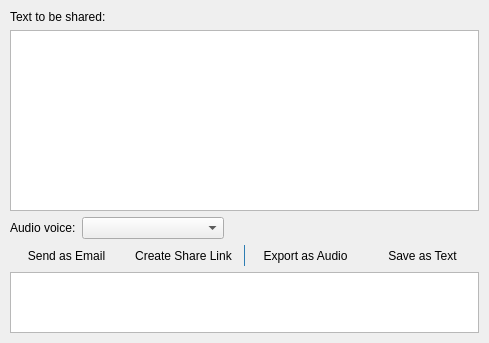
<?xml version="1.0" encoding="UTF-8"?>
<ui version="4.0">
 <class>Share</class>
 <widget class="QWidget" name="Share">
  <property name="geometry">
   <rect>
    <x>0</x>
    <y>0</y>
    <width>489</width>
    <height>343</height>
   </rect>
  </property>
  <property name="minimumSize">
   <size>
    <width>420</width>
    <height>300</height>
   </size>
  </property>
  <property name="windowTitle">
   <string>Form</string>
  </property>
  <layout class="QVBoxLayout" name="verticalLayout">
   <property name="spacing">
    <number>6</number>
   </property>
   <property name="leftMargin">
    <number>10</number>
   </property>
   <property name="topMargin">
    <number>10</number>
   </property>
   <property name="rightMargin">
    <number>10</number>
   </property>
   <property name="bottomMargin">
    <number>10</number>
   </property>
   <item>
    <widget class="QLabel" name="label">
     <property name="text">
      <string>Text to be shared:</string>
     </property>
    </widget>
   </item>
   <item>
    <widget class="QPlainTextEdit" name="translation"/>
   </item>
   <item>
    <layout class="QHBoxLayout" name="voiceLayout">
     <property name="spacing">
      <number>6</number>
     </property>
     <item>
      <widget class="QLabel" name="voiceLabel">
       <property name="text">
        <string>Audio voice:</string>
       </property>
      </widget>
     </item>
     <item>
      <widget class="QComboBox" name="voiceGender">
       <property name="sizePolicy">
        <sizepolicy hsizetype="Preferred" vsizetype="Fixed">
         <horstretch>0</horstretch>
         <verstretch>0</verstretch>
        </sizepolicy>
       </property>
       <property name="minimumContentsLength">
        <number>14</number>
       </property>
      </widget>
     </item>
     <item>
      <spacer name="horizontalSpacerVoice">
       <property name="orientation">
        <enum>Qt::Orientation::Horizontal</enum>
       </property>
       <property name="sizeHint" stdset="0">
        <size>
         <width>40</width>
         <height>20</height>
        </size>
       </property>
      </spacer>
     </item>
    </layout>
   </item>
   <item>
    <layout class="QHBoxLayout" name="horizontalLayout">
     <property name="spacing">
      <number>4</number>
     </property>
     <item>
      <widget class="QToolButton" name="email">
       <property name="sizePolicy">
        <sizepolicy hsizetype="Expanding" vsizetype="Fixed">
         <horstretch>0</horstretch>
         <verstretch>0</verstretch>
        </sizepolicy>
       </property>
       <property name="toolTip">
        <string>Open your mail client with the translation pre-filled</string>
       </property>
       <property name="text">
        <string>Send as Email</string>
       </property>
       <property name="icon">
        <iconset resource="icons.qrc">
         <normaloff>:/icons/mail-add-line.png</normaloff>:/icons/mail-add-line.png</iconset>
       </property>
       <property name="iconSize">
        <size>
         <width>28</width>
         <height>28</height>
        </size>
       </property>
       <property name="toolButtonStyle">
        <enum>Qt::ToolButtonStyle::ToolButtonTextUnderIcon</enum>
       </property>
       <property name="autoRaise">
        <bool>true</bool>
       </property>
      </widget>
     </item>
     <item>
      <widget class="QToolButton" name="pastebin">
       <property name="sizePolicy">
        <sizepolicy hsizetype="Expanding" vsizetype="Fixed">
         <horstretch>0</horstretch>
         <verstretch>0</verstretch>
        </sizepolicy>
       </property>
       <property name="toolTip">
        <string>Upload to Paste.rs and copy a public share link to the clipboard</string>
       </property>
       <property name="text">
        <string>Create Share Link</string>
       </property>
       <property name="icon">
        <iconset resource="icons.qrc">
         <normaloff>:/icons/clipboard-line.png</normaloff>:/icons/clipboard-line.png</iconset>
       </property>
       <property name="iconSize">
        <size>
         <width>28</width>
         <height>28</height>
        </size>
       </property>
       <property name="toolButtonStyle">
        <enum>Qt::ToolButtonStyle::ToolButtonTextUnderIcon</enum>
       </property>
       <property name="autoRaise">
        <bool>true</bool>
       </property>
      </widget>
     </item>
     <item>
      <widget class="Line" name="line">
       <property name="maximumSize">
        <size>
         <width>1</width>
         <height>16777215</height>
        </size>
       </property>
       <property name="styleSheet">
        <string notr="true">background-color: rgb(45, 125, 179); border: none;</string>
       </property>
       <property name="orientation">
        <enum>Qt::Orientation::Vertical</enum>
       </property>
      </widget>
     </item>
     <item>
      <widget class="QToolButton" name="download">
       <property name="sizePolicy">
        <sizepolicy hsizetype="Expanding" vsizetype="Fixed">
         <horstretch>0</horstretch>
         <verstretch>0</verstretch>
        </sizepolicy>
       </property>
       <property name="toolTip">
        <string>Synthesise the translation with TTS and export to an MP3 file</string>
       </property>
       <property name="text">
        <string>Export as Audio</string>
       </property>
       <property name="icon">
        <iconset resource="icons.qrc">
         <normaloff>:/icons/volume-up-line.png</normaloff>:/icons/volume-up-line.png</iconset>
       </property>
       <property name="iconSize">
        <size>
         <width>28</width>
         <height>28</height>
        </size>
       </property>
       <property name="toolButtonStyle">
        <enum>Qt::ToolButtonStyle::ToolButtonTextUnderIcon</enum>
       </property>
       <property name="autoRaise">
        <bool>true</bool>
       </property>
      </widget>
     </item>
     <item>
      <widget class="QToolButton" name="text">
       <property name="sizePolicy">
        <sizepolicy hsizetype="Expanding" vsizetype="Fixed">
         <horstretch>0</horstretch>
         <verstretch>0</verstretch>
        </sizepolicy>
       </property>
       <property name="toolTip">
        <string>Save the translation as a plain-text file</string>
       </property>
       <property name="text">
        <string>Save as Text</string>
       </property>
       <property name="icon">
        <iconset resource="icons.qrc">
         <normaloff>:/icons/file-text-line.png</normaloff>:/icons/file-text-line.png</iconset>
       </property>
       <property name="iconSize">
        <size>
         <width>28</width>
         <height>28</height>
        </size>
       </property>
       <property name="toolButtonStyle">
        <enum>Qt::ToolButtonStyle::ToolButtonTextUnderIcon</enum>
       </property>
       <property name="autoRaise">
        <bool>true</bool>
       </property>
      </widget>
     </item>
    </layout>
   </item>
   <item>
    <widget class="QTextBrowser" name="status">
     <property name="sizePolicy">
      <sizepolicy hsizetype="Expanding" vsizetype="Fixed">
       <horstretch>0</horstretch>
       <verstretch>0</verstretch>
      </sizepolicy>
     </property>
     <property name="minimumSize">
      <size>
       <width>0</width>
       <height>52</height>
      </size>
     </property>
     <property name="maximumSize">
      <size>
       <width>16777215</width>
       <height>72</height>
      </size>
     </property>
     <property name="openLinks">
      <bool>false</bool>
     </property>
    </widget>
   </item>
  </layout>
 </widget>
 <resources>
  <include location="icons.qrc"/>
 </resources>
 <connections/>
</ui>
